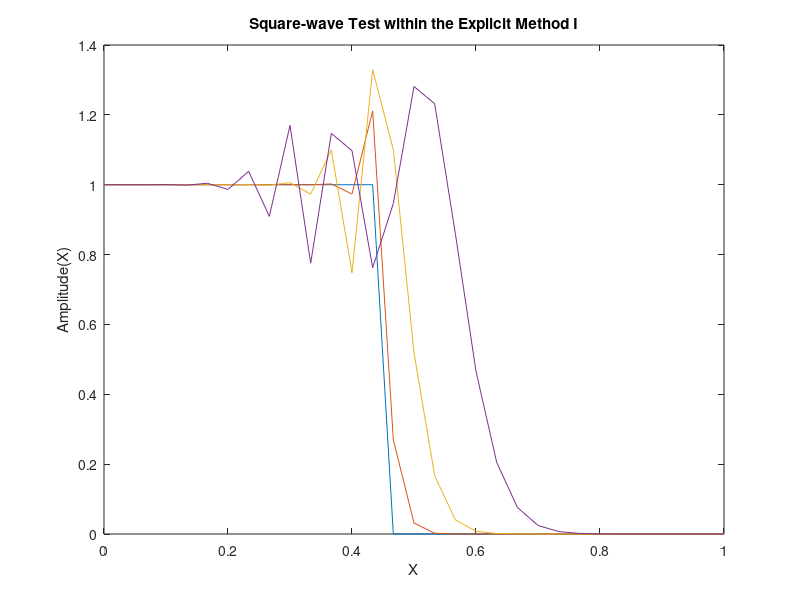

Here is the MATLAB script that generated this plot:
%  Square-wave Test for the explicit method to solve the Advection Equation
clear;

% Parameters to define the advection equation and the range in space and time
Lmax = 1.0; 	% Maximum length
Tmax = 1.;    	% Maximum time
c = 1.0;    	% Advection velocity

%  Parameters needed to solve the equation within the explicit method
maxt = 3000; 		% Number of time steps
dt = Tmax/maxt;		
n = 30;				%  Number of space steps
nint=15;				%  The wave-front: intermediate point from which u=0
dx = Lmax/n;			
b = c*dt/(2.*dx); 

%  Initial value of the function u (amplitude of the wave)
for i = 1:(n+1)
   if i < nint
      u(i,1)=1.;
   else
      u(i,1)=0.;
   end 
   x(i) =(i-1)*dx;
end

%  Value of the amplitude at the boundary 
for k=1:maxt+1
        u(1,k) = 1.;
        u(n+1,k) = 0.;
        time(k) = (k-1)*dt;
end


%  Implementation of the explicit method
for k=1:maxt		%  Time loop
   for i=2:n		%  Space loop
      u(i,k+1) =u(i,k)-b*(u(i+1,k)-u(i-1,k));
   end
end

% Graphical representation of the wave at different selected times
plot(x,u(:,1),'-',x,u(:,50),'-',x,u(:,200),'-',x,u(:,500),'-')
title('Square-wave Test within the Explicit Method I')
xlabel('X')
ylabel('Amplitude(X)')
